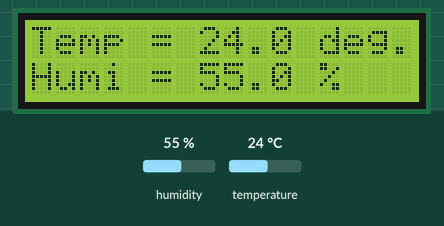
Simulated run of this sketch. Board: Arduino Uno, built with avr-gcc and run on an emulated ATmega328P. On the bench: 16×2 character LCD. The inputs (shaded band) are chosen by the test bench; at power-on: humidity 55 %, temperature 24 °C. What the sketch prints to the serial monitor is not drawn.

Above: at 3.7 s.
3.8 s: humidity set to 22 %
At 7.0 s:
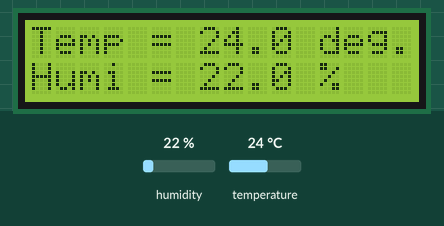
8.3 s: temperature set to 12 °C
At 10.6 s:
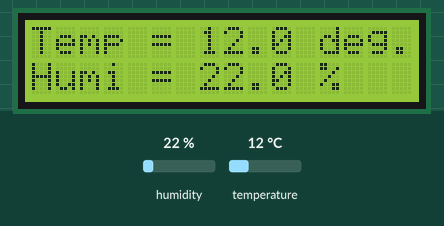
12.8 s: humidity set to 40 %
At 16.4 s:
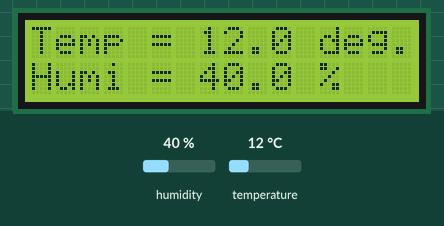
17.3 s: temperature set to 19 °C
At 18.7 s:
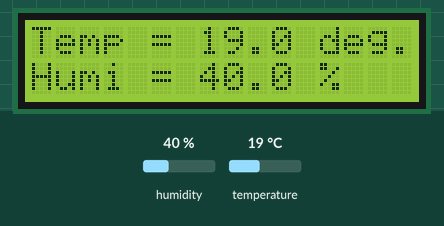
Timing chart, 0 to 20.3 s (numbered marks = the images above; inputs shaded):
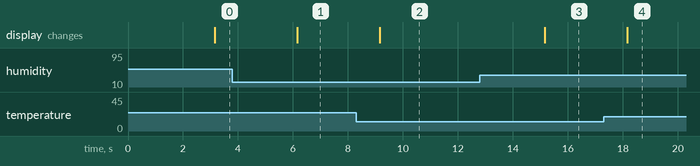

The sketch:

drybox_dht11.ino
```cpp
#include <Wire.h>
#include <dht_nonblocking.h>
#include <LiquidCrystal_I2C.h>

#define DHT_SENSOR_TYPE DHT_TYPE_11 //defines the type of humidity sensor

LiquidCrystal_I2C lcd(0x27,16,2);  // set the LCD address to 0x27 for a 16 chars and 2 line display

static const int DHT_SENSOR_PIN = 2;
DHT_nonblocking dht_sensor( DHT_SENSOR_PIN, DHT_SENSOR_TYPE );


void setup( )
{
  Serial.begin( 9600);   //intilaize serial port

  lcd.init();          // initialize the lcd
  lcd.init();
  lcd.backlight();

}

static bool measure_environment( float *temperature, float *humidity )
{
  static unsigned long measurement_timestamp = millis( );

  /* Measure once every four seconds. */
  if( millis( ) - measurement_timestamp > 3000ul )
  {
    if( dht_sensor.measure( temperature, humidity ) == true )
    {
      measurement_timestamp = millis( );
      return( true );
    }
  }

  return( false );
}


void loop( )
{
  float temperature;
  float humidity;


  if( measure_environment( &temperature, &humidity ) == true )
  {
    Serial.print( "Tempereture = " );
    lcd.setCursor(0,0);
    lcd.print("Temp = ");
    Serial.print( temperature, 1 );
    lcd.setCursor(7,0);
    lcd.print( temperature, 1 );
    lcd.setCursor(12,0);
    lcd.print("deg.");

    Serial.print( " deg. C,       Humidity = " );
    lcd.setCursor(0,1);
    lcd.print("Humi = ");
    Serial.print( humidity, 1 );
    lcd.setCursor(7,1);
    lcd.print(humidity, 1 );
    Serial.println( "%" );
    lcd.setCursor(12,1);
    lcd.print("%");
  }
}
```

Measured:
- after the input at 3.8 s, the display: changes after 2.4 s (image 1)
- after the input at 8.3 s, the display: changes after 0.86 s (image 2)
- after the input at 12.8 s, the display: changes after 2.4 s (image 3)
- after the input at 17.3 s, the display: changes after 0.86 s (image 4)
